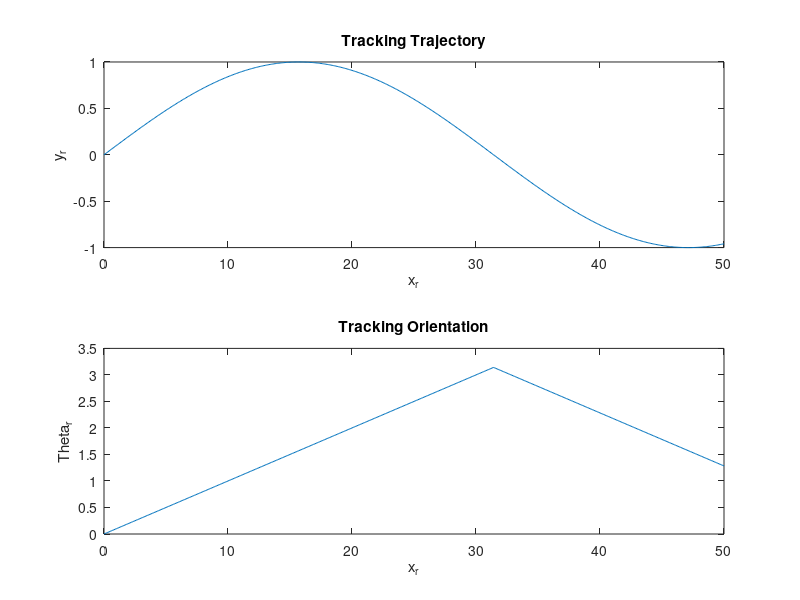

The MATLAB script that drew this image: (Note: this script raises an error after producing the figure.)
close all
clear all
clc
%% Tracking trajectory generate
% Generate the trajectory
DeltaT = 0.1;
T_end = 50;
t = 0:DeltaT:T_end;
x_r = t;
y_r = sin(0.1*x_r);
Theta_r = cos(0.1*x_r);% geometry
Theta_r = acos(Theta_r);
% Plot the trajectory
figure('Name','Trajectory');
subplot(2,1,1);
plot(x_r,y_r);
title('Tracking Trajectory');
xlabel('x_r');
ylabel('y_r');
subplot(2,1,2);
plot(t,Theta_r);
title('Tracking Orientation');
xlabel('x_r');
ylabel('Theta_r');
%% System parameters
v = 1;
A = [1 1+v;1 1];
B = [0;1];
% Weight matrix for cost function
Q = eye(2);
R = 1;
%% Compute the LQ Controller
K = -dlqr(A,B,Q,R);
%% Set Constraint
% Constraint for tracking error
Fx = [eye(2);-eye(2)];
gx = [5 5 5 5]';
X=Polyhedron('A', Fx, 'b', gx);
% Constraint for control signal
Fu = [1;-1];
gu = [1;1];
U = Polyhedron('A',Fu,'b',gu);

Fc = [Fx; Fu*K];
gc = [gx; gu];
C=Polyhedron('A', Fc, 'b', gc);
%% Invarient Set Compute(Omega_Max)
Ac = A+B*K;
% Build the system
sys = LTISystem('A',Ac);
sys.x.with('setConstraint');
sys.x.setConstraint = C;
Omega = sys.invariantSet();
clear sys
%% C_N Computation
N = 10;
C0 = Omega;
figure('Name',"C_N Plot")
X.plot('color','b');
hold on
for i = 1:N
    Pre_C0 = Pre_Controlled_Compute(C0,A,B,U);
    C1 = Pre_C0 & X;
    if C1==C0
        fprintf('Maximum C_N found. Interation num:%d \n',i);
        break
    end
    C0 = C1;
end
C1.plot('color','y');
Omega.plot('color','r')
hold off
title('Controlled Invariant set');
xlabel('x_1');
ylabel('x_2');
legend('X','C_N','Omega');
CN = C1;
%% Improved IC with Minkowski
e0 = [-4.8;4]/1.9;
Target_point = [y_r;Theta_r];
% Actual system state = target+error
x_sys = [x_r(1);Target_point(:,1)+e0];

N = length(t);

e1 = zeros(1,N); e1(1) = e0(1);
e2 = zeros(1,N); e2(1) = e0(2);
u = zeros(1,N);
x_record = zeros(3,N);
Target_i = 1;
for i=1:N-1
    if ~Omega.contains(10*e0)
        Target_i = Target_i + 1;
    end
    s2 = linprog([1 0 0 0]',[-CN.b CN.A*B -CN.A*(A+B*K); Omega.b zeros(size(Omega.A,1),1) Omega.A ],[-CN.A*A*e0;Omega.b],[],[],[0 -gu(1) -inf -inf], [1 gu(2) inf inf]);
    u(i)=s2(2);
    
    x_record(:,i) = x_sys;
    x_sys = SysUpdate(x_sys,u(i),DeltaT);

    e1(i+1) = x_sys(2)-y_r(Target_i); 
    e2(i+1) = x_sys(3)-Theta_r(Target_i);
    e0 = [e1(i+1);e2(i+1)];
end
%%
figure('Name','System state and Reference');
subplot 311
stairs(t(1:N-1),x_record(1,1:N-1),'b','linewidth',2);
hold on
stairs(t,x_r,'r','linewidth',2);
hold off
xlabel('t')
ylabel('x')
legend('x','x_r')
subplot 312
stairs(t(1:N-1),x_record(2,1:N-1),'b','LineWidth',2);
hold on
stairs(t,y_r,'r','linewidth',2);
hold off
xlabel('t')
ylabel('y')
legend('y','y_r')
subplot 313
stairs(t(1:N-1),x_record(3,1:N-1),'b','LineWidth',2);
hold on
stairs(t,Theta_r,'r','linewidth',2);
hold off
xlabel('t')
ylabel('Theta')
legend('Theta','Theta_r')

figure('Name','Control u');
stairs(t,u,'b','linewidth',2);
xlabel('t')
ylabel('u') 

% figure('Name','c-t');
% stairs(t,c,'linewidth',2)
% xlabel('t')
% ylabel('c')

figure('Name',"X trajectory");
CN.plot('color','y');
hold on
Omega.plot('color','r');
xlabel('x_1');
ylabel('x_2');
plot(e1,e2,'-*b');
hold off

function x = SysUpdate(x_0,u,T)
v = 1;
B = [cos(x_0(3)) 0;sin(x_0(3)) 0;0 1];
x = eye(3)*x_0 + T*B*[v;u]; 
end